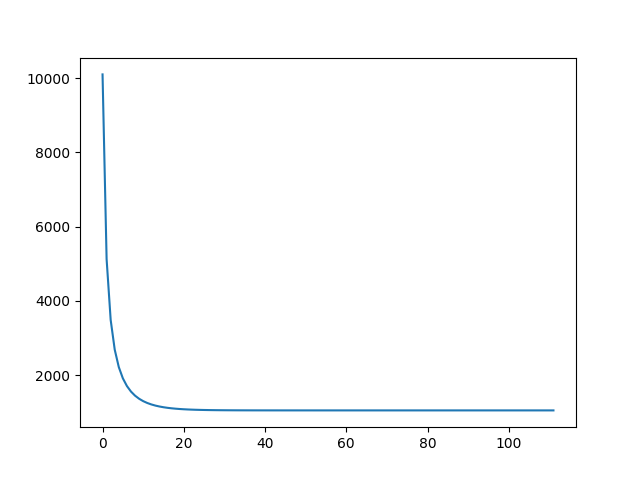

Source code (Python):
import matplotlib . pyplot as plt


def next_node(r: float, s: float, R_i: list) -> float:
    return (r + s * R_i[-1] / (s + R_i[-1]))


def gen_data(r: float, s: float) -> list:
    R_i = [r + s]
    while len(R_i) < 2 or (R_i[-2] - R_i[-1] >= 1e-7):
        R_i.append(next_node(r, s, R_i))
    return R_i


if __name__ == "__main__":
    s = 10000.0
    r = 100.0
    R_i = gen_data(r=r, s=s)
    print(R_i[-1])
    plt.plot(R_i)
    plt.savefig("1_8.png")
